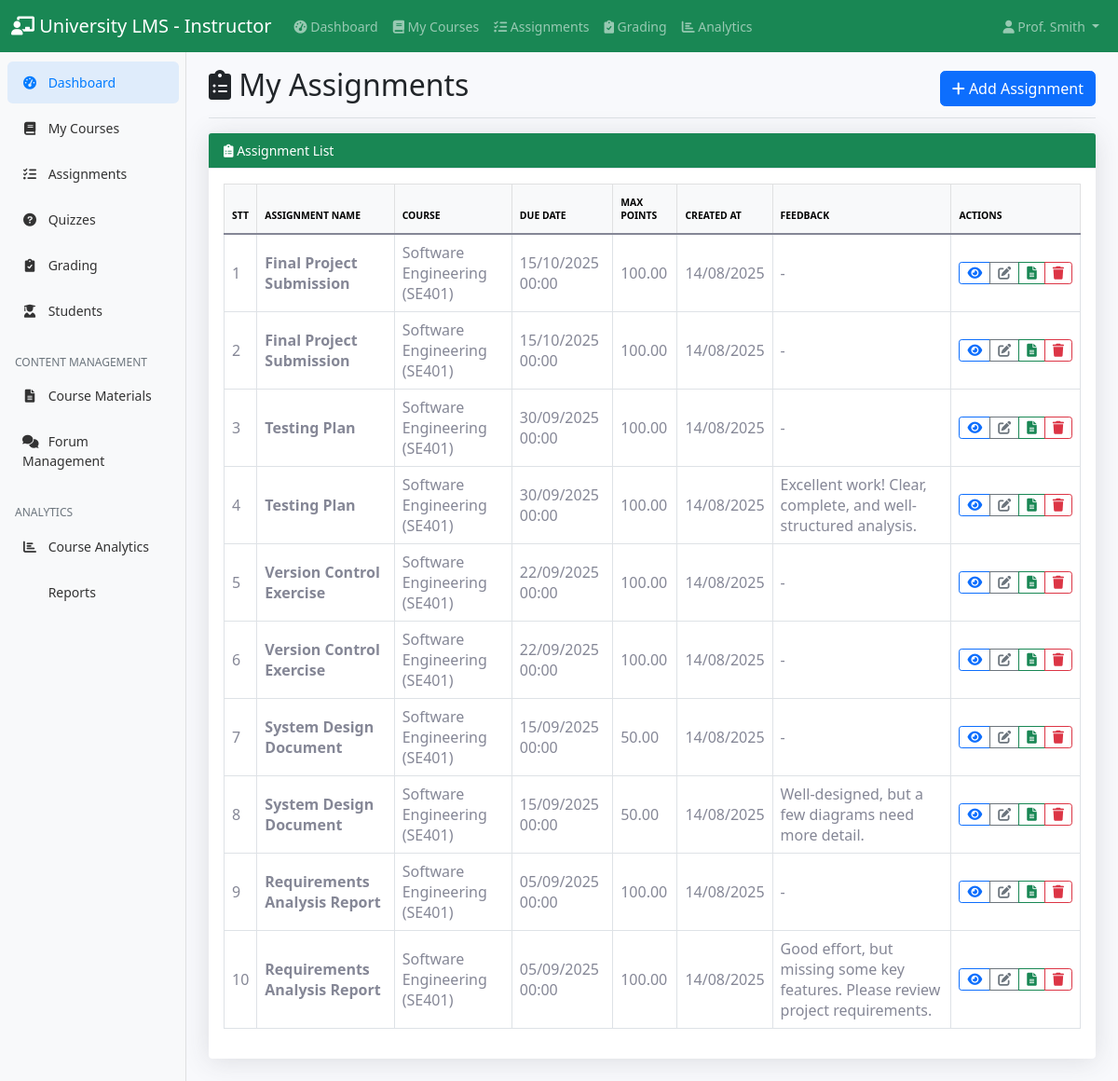
The page /instructor/assignments.php (signed in) on the database its author committed.
### tables this page shows
CREATE TABLE `assignments` (
  `id` int(11) NOT NULL,
  `course_id` int(11) NOT NULL,
  `title` varchar(200) NOT NULL,
  `description` text DEFAULT NULL,
  `due_date` datetime DEFAULT NULL,
  `max_points` decimal(5,2) DEFAULT 100.00,
  `created_by` int(11) NOT NULL,
  `created_at` timestamp NOT NULL DEFAULT current_timestamp()
);

CREATE TABLE `courses` (
  `id` int(11) NOT NULL,
  `title` varchar(200) NOT NULL,
  `description` text DEFAULT NULL,
  `instructor_id` int(11) NOT NULL,
  `course_code` varchar(20) NOT NULL,
  `credits` int(11) DEFAULT 3,
  `semester` varchar(20) DEFAULT NULL,
  `year` int(11) DEFAULT NULL,
  `max_students` int(11) DEFAULT 50,
  `status` enum('active','inactive') DEFAULT 'active',
  `created_at` timestamp NOT NULL DEFAULT current_timestamp()
);

CREATE TABLE `submissions` (
  `id` int(11) NOT NULL,
  `assignment_id` int(11) NOT NULL,
  `student_id` int(11) NOT NULL,
  `file_url` varchar(255) NOT NULL,
  `submitted_at` timestamp NOT NULL DEFAULT current_timestamp(),
  `grade` decimal(5,2) DEFAULT NULL,
  `feedback` text DEFAULT NULL
);

### instructor/assignments.php (the view, shortened to what this page needs)
<?php
$db = new Database();
$pdo = $db->getConnection();
require_once '../includes/instructor_sidebar.php';
$instructor_id = $_SESSION['user_id'];
$sql = "SELECT a.*, c.title AS course_title, c.course_code, s.feedback FROM assignments a JOIN courses c ON a.course_id = c.id LEFT JOIN submissions s ON s.assignment_id = a.id WHERE a.created_by = :instructor_id ORDER BY a.created_at DESC";
$stmt = $pdo->prepare($sql);
$stmt->execute(['instructor_id' => $instructor_id]);
$assignments = $stmt->fetchAll(PDO::FETCH_ASSOC);
?>
<!DOCTYPE html>
<html lang="vi">
<head>
    <link href="https://cdn.jsdelivr.net/npm/bootstrap@5.1.3/dist/css/bootstrap.min.css" rel="stylesheet">
    <link href="https://cdnjs.cloudflare.com/ajax/libs/font-awesome/6.0.0/css/all.min.css" rel="stylesheet">
    <link href="../assets/css/dashboard.css" rel="stylesheet">
</head>
<body>
    <?php include '../includes/instructor_navbar.php'; ?>
    <div class="container-fluid">
        <div class="row">
            <?php include '../includes/instructor_sidebar.php'; ?>
            <main class="col-md-9 ms-sm-auto col-lg-10 px-md-4">
                <div class="d-flex justify-content-between flex-wrap flex-md-nowrap align-items-center pt-3 pb-2 mb-3 border-bottom">
                    <h1 class="h2">
                        <i class="fas fa-clipboard-list"></i> My Assignments
                    </h1>
                    <a href="create_assignment.php" class="btn btn-primary"><i class="fas fa-plus"></i> Add Assignment</a>
                </div>
                <div class="row mb-4">
                    <div class="col-12">
                        <div class="card shadow">
                            <div class="card-header bg-success text-white">
                                <i class="fas fa-clipboard-list"></i> Assignment List
                            </div>
                            <div class="card-body">
                                <?php if (empty($assignments)): ?>
                                    <div class="text-center py-4">
                                        <i class="fas fa-clipboard-list fa-3x text-gray-300 mb-3"></i>
                                        <p class="text-muted">You haven't created any assignments yet.</p>
                                        <a href="create_assignment.php" class="btn btn-primary">Create First Assignment</a>
                                    </div>
                                <?php else: ?>
                                    <div class="table-responsive">
                                        <table class="table table-bordered align-middle">
                                            <thead class="table-light">
                                                <tr>
                                                    <th>STT</th>
                                                    <th>Assignment Name</th>
                                                    <th>Course</th>
                                                    <th>Due Date</th>
                                                    <th>Max Points</th>
                                                    <th>Created At</th>
                                                    <th>Feedback</th>
                                                    <th>Actions</th>
                                                </tr>
                                            </thead>
                                            <tbody>
                                                <?php foreach ($assignments as $index => $assignment): ?>
                                                    <tr>
                                                        <td><?= $index + 1 ?></td>
                                                        <td><strong><?= htmlspecialchars($assignment['title']) ?></strong></td>
                                                        <td><?= htmlspecialchars($assignment['course_title']) ?> (<?= htmlspecialchars($assignment['course_code']) ?>)</td>
                                                        <td><?= date('d/m/Y H:i', strtotime($assignment['due_date'])) ?></td>
                                                        <td><?= $assignment['max_points'] ?></td>
                                                        <td><?= date('d/m/Y', strtotime($assignment['created_at'])) ?></td>
                                                        <td><?= $assignment['feedback'] ? htmlspecialchars($assignment['feedback']) : '-' ?></td>
                                                        <td>
                                                            <div class="btn-group" role="group">
                                                                <a href="view_assignment.php?id=<?= $assignment['id'] ?>" class="btn btn-sm btn-outline-primary" title="View"><i class="fas fa-eye"></i></a>
                                                                <a href="edit_assignment.php?id=<?= $assignment['id'] ?>" class="btn btn-sm btn-outline-secondary" title="Edit"><i class="fas fa-edit"></i></a>
                                                                <a href="submissions.php?assignment_id=<?= $assignment['id'] ?>" class="btn btn-sm btn-outline-success" title="Submissions"><i class="fas fa-file-alt"></i></a>
                                                                <a href="delete_assignment.php?id=<?= $assignment['id'] ?>" class="btn btn-sm btn-outline-danger" title="Delete" onclick="return confirm('Are you sure you want to delete this assignment?');"><i class="fas fa-trash"></i></a>
                                                            </div>
                                                        </td>
                                                    </tr>
                                                <?php endforeach; ?>
                                            </tbody>
                                        </table>
                                    </div>
                                <?php endif; ?>
                            </div>
                        </div>
                    </div>
                </div>
            </main>
        </div>
    </div>
</body>
</html>
</body>
</html>

### assets/css/dashboard.css (style rules this page uses)
body { font-size: .875rem; background-color: #f8f9fc; }
.card { box-shadow: 0 0.15rem 1.75rem 0 rgba(58, 59, 69, 0.15) !important; border: none; }
.card-header { background-color: #f8f9fc; border-bottom: 1px solid #e3e6f0; }
.btn { border-radius: 0.35rem; font-weight: 400; }
.btn-sm { padding: 0.25rem 0.5rem; font-size: 0.875rem; border-radius: 0.2rem; }
.table { color: #858796; }
.table th { border-top: none; font-weight: 600; text-transform: uppercase; font-size: 0.65rem; padding-top: 0.75rem; padding-bottom: 0.75rem; }
.shadow { box-shadow: 0 0.15rem 1.75rem 0 rgba(58, 59, 69, 0.15) !important; }

### rows shown on the page
assignments: title "Final Project Submission", course.title "Software Engineering", course.course_code "SE401", due_date "15/10/2025 00:00", max_points "100.00", created_at "14/08/2025"
assignments: title "Testing Plan", course.title "Software Engineering", course.course_code "SE401", due_date "30/09/2025 00:00", max_points "100.00", created_at "14/08/2025", submissions.feedback "Excellent work! Clear, complete, and well-structured analysis."
assignments: title "Version Control Exercise", course.title "Software Engineering", course.course_code "SE401", due_date "22/09/2025 00:00", max_points "100.00", created_at "14/08/2025"
assignments: title "System Design Document", course.title "Software Engineering", course.course_code "SE401", due_date "15/09/2025 00:00", max_points "50.00", created_at "14/08/2025", submissions.feedback "Well-designed, but a few diagrams need more detail."
assignments: title "Requirements Analysis Report", course.title "Software Engineering", course.course_code "SE401", due_date "05/09/2025 00:00", max_points "100.00", created_at "14/08/2025", submissions.feedback "Good effort, but missing some key features. Please review project requirements."

### other values the page prints
$_SESSION['last_name'] "Smith"
